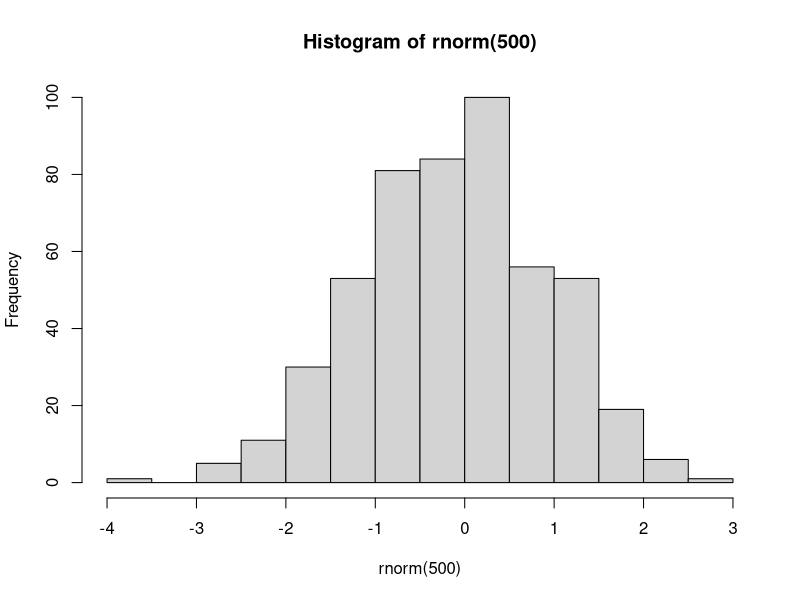

R code for this plot:
## ---- chunk 1
hist(rnorm(500))
